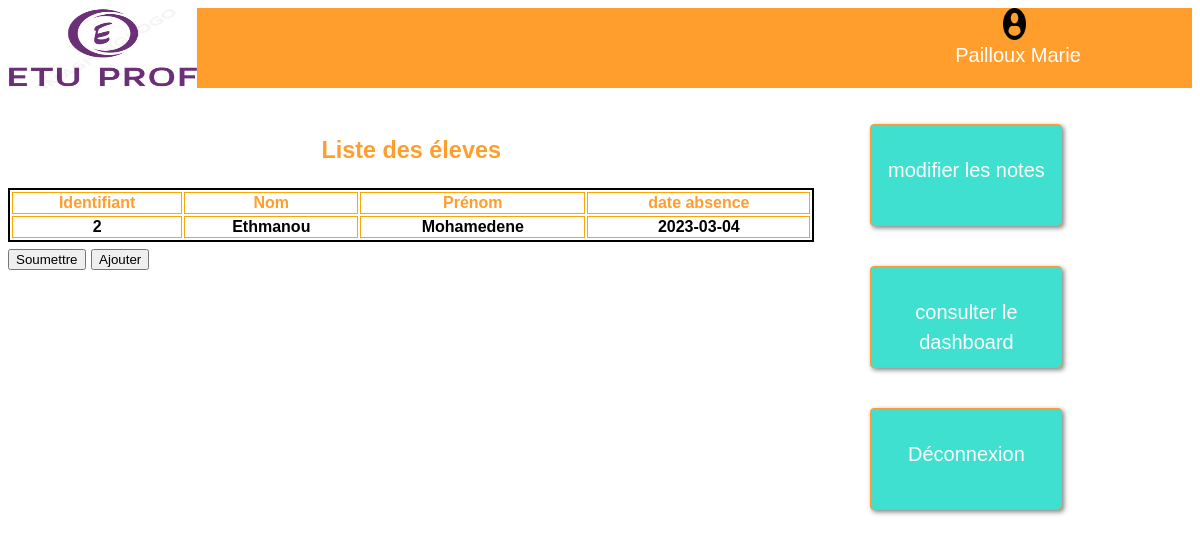
Screenshot of /professeur_abscences/index.php (signed in) with the database file from the repository.
### tables this page shows
CREATE TABLE IF NOT EXISTS `Professeur` (
  `idProf` int(11) NOT NULL AUTO_INCREMENT,
  `nomProf` varchar(50) NOT NULL,
  `prenomProf` varchar(50) NOT NULL,
  `mailProf` varchar(100) NOT NULL,
  `motPass` varchar(50) NOT NULL,
  `nomCours` varchar(50) NOT NULL,
  PRIMARY KEY (`idProf`),
  KEY `fk_nomCours` (`nomCours`)
);

CREATE TABLE IF NOT EXISTS `Absence` (
  `idEtu` int(11) NOT NULL,
  `nomCours` varchar(50) NOT NULL,
  `heurs` varchar(50) NOT NULL,
  PRIMARY KEY (`idEtu`, `nomCours`),
  KEY `fk_coursRate` (`nomCours`),
  KEY `fk_idEtud` (`idEtu`)
);

CREATE TABLE IF NOT EXISTS `Etudiant` (
  `idEtu` int(11) NOT NULL AUTO_INCREMENT,
  `nomEtu` varchar(50) NOT NULL,
  `prenomEtu` varchar(50) NOT NULL,
  `mailEtu` varchar(100) NOT NULL,
  `motPass` varchar(50) NOT NULL,
  PRIMARY KEY (`idEtu`)
);

### etudiant/fonctions.php (called while the page is built, shortened)
<?php
   function db_query($connection, $sql) {
    $result_set = mysqli_query($connection, $sql);
    return $result_set;
  }
 ?>

### professeur_abscences/index.php (the view, shortened to what this page needs)
<?php
	include('../etudiant/fonctions.php');
?>
<html>
	<head>
		<link rel="stylesheet" href="style.css">
	</head>
	<header class="header">
		<div class="logo">
			<img src="../images/logo.jpg">
		</div>
		<div class="profil">
			<img src="../images/photo.png">
			<?php
				$db = db_connect();
				$email = $_SESSION['email'];
				$sql = "SELECT * FROM professeur WHERE mailProf = '$email'";
				$result = db_query($db, $sql);
				$data = mysqli_fetch_array($result);
				$name=$data['nomProf'].' '.$data['prenomProf'];
				echo "<figcaption> $name </figcaption>";
			?>
		</div>
	</header>
	<body>
		<section class="container">
			<form class="left-half" method="post" >
				<article>
					<table class="t2">
						<h3>Liste des éleves</h3>
						<tr>
							<th>Identifiant</th>
							<th>Nom</th>
							<th>Prénom</th>
							<th>date absence</th>
						</tr>
						<?php
							$nomCours = $data['nomCours'];
							if(!empty($_POST)){
								if ($_POST['send']=='soumission') {
									$sql1 = "SELECT * FROM absence WHERE nomCours = '$nomCours'";
									$result1 = db_query($db, $sql1);
									if(isset($_POST['id']) && isset($_POST['nom']) && isset($_POST['prenom'] )&& isset($_POST['abs']))
									{
										$id = $_POST['id'];
										$nom= $_POST['nom'];
										$date = $_POST['abs'];
										$sql3 = "INSERT INTO absence VALUES ($id, '$nomCours', STR_TO_DATE('$date','%d/%m/%Y'))";
										$result3 = db_query($db, $sql3);
									}
									$sql1 = "SELECT * FROM etudiant INNER JOIN absence ON etudiant.idEtu = absence.idEtu
									where absence.nomCours='$nomCours'";
									$result1 = db_query($db, $sql1);
									while($data1 = mysqli_fetch_array($result1)){
										echo '<tr >
											<th class = "t1">'.$data1['idEtu'].'</th>
											<th class = "t1">'.$data1['nomEtu'].'</th>
											<th class = "t1">'.$data1['prenomEtu'].'</th>
											<th class = "t1">'.$data1['heurs'].'<input id="prodId" name="send" type="hidden" value="update'.$data1['idEtu'].'"></th>
										</tr>';
									}
								}
								if($_POST['send']=='ajout') {
									echo '<tr >
										<th class = "t1"><input type="text" id="note" name="id" ></th>
										<th class = "t1"><input type="text" id="note" name="nom" ></th>
										<th class = "t1"><input type="text" id="note" name="prenom" ></th>
										<th class = "t1"><input type="text" id="note" name="abs" > </th>
									  </tr>';
								}
							}
							else{
								$sql1 = "SELECT * FROM etudiant INNER JOIN absence ON etudiant.idEtu = absence.idEtu
								where absence.nomCours='$nomCours'";
								$result1 = db_query($db, $sql1);
								while($data1 = mysqli_fetch_array($result1)){
									echo '<tr >
									    <th class = "t1">'.$data1['idEtu'].'</th>
										<th class = "t1">'.$data1['nomEtu'].'</th>
										<th class = "t1">'.$data1['prenomEtu'].'</th>
										<th class = "t1">'.$data1['heurs'].'</th>
									  </tr>';
								}
							}
						?>
					</table>
					<button type="submit" name="send" value="soumission">Soumettre</button>
				    <button type="submit" name="send" value="ajout">Ajouter</button>
				</article>
			</form>
			<div class="right-half">
				<article>
					<ul class="menu">
						<li>
							<a href="../professeur_rating/index.php"><div class="absences">modifier les notes</div></a>
						</li>
						<li>
							<a href="../analyse_dashboard/index.php"><div class="absences">consulter le dashboard</div></a>
						</li>
						<li>
							<a href="../acceuil_premierpage/index.php"><div class="absences">Déconnexion</div></a>
						</li>
					</ul>
				</article>
			</div>
		</section>
	</body>
</html>

### professeur_abscences/style.css (style rules this page uses)
html, body, section { height: 100%; }
body { color: #ff9e2c; font-family: sans-serif; font-size: 1.25rem; line-height: 150%; }
div { display: flex; flex-direction: column; }
h3 { text-align:center; }
.container { display: flex; }
.left-half { flex: 1; flex-basis:70%; padding-top:2%; }
.right-half { flex: 1; flex-basis:30%; padding: 1rem; }
.header { background-color: #ff9e2c; display:flex; height:10%; flex-direction:row; justify-content:space-between; }
.logo { flex-basis:80%; height:100%; }
.logo img { height:100%; width:20%; }
.profil { color:white; flex-basis:20%; }
.profil img { height:40%; width:10%; padding-left:20%; }
.t2 { border : 2px solid black; }
.t2 td, .t2 th { border: 1px solid orange; }
table { width:100%; }
.t1 { color:black; }
.menu { display:flex; flex-direction:column; justify-content:space-between; gap: 40px; }
.menu li { list-style-type:none; text-align:space-between; }
.menu a { box-shadow:2px 2px 5px gray; display:block; text-align:center; background-color:rgb(64,224,208); border-radius:4px; border:1px solid #ff9933; color:rgb(252, 252, 252); text-decoration: none; width:190px; height: 100px; transition:1s; z-index:1; transition: all 1s; }
.absences { padding-top: 30px; padding-right: 0px; padding-bottom: 30px; padding-left: 0px; }

### rows the page displays
professeur: name "Pailloux Marie"
absence: idEtu "2", idEtu.nomEtu "Ethmanou", idEtu.prenomEtu "Mohamedene", heurs "2023-03-04"
